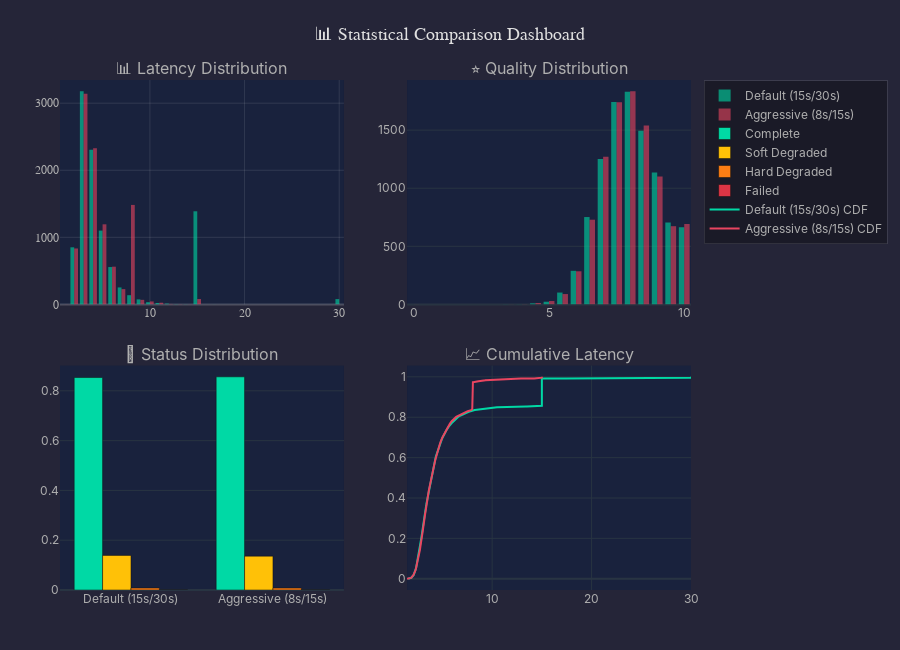
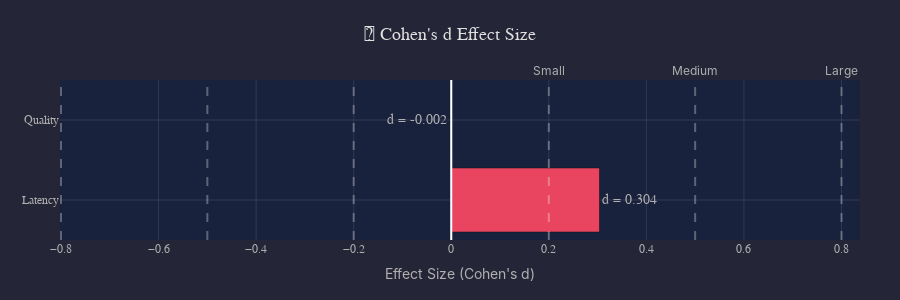

Source (notebook cell) for these figures, in order:
### Markdown cell above
---

## 4. 📐 Statistical A/B Comparison

Compare two configurations with rigorous statistical testing.

### Code cell
# Define configurations to compare
config_a = QueueConfig(soft_timeout=15.0, hard_timeout=30.0)  # Default
config_b = QueueConfig(soft_timeout=8.0, hard_timeout=15.0)  # Aggressive

print("📐 Comparing configurations:")
print(
    f"   Config A: soft={config_a.soft_timeout}s, hard={config_a.hard_timeout}s (Default)"
)
print(
    f"   Config B: soft={config_b.soft_timeout}s, hard={config_b.hard_timeout}s (Aggressive)"
)

comparison = data_manager.compare_configurations(config_a, config_b, n_sims=10000)

# Distribution comparison visualization
fig = StatisticalComparisonPanel.create_distribution_comparison(
    comparison["df_a"], comparison["df_b"], ("Default (15s/30s)", "Aggressive (8s/15s)")
)
fig.show()

# Effect size visualization
fig2 = StatisticalComparisonPanel.create_effect_size_chart(comparison)
fig2.show()

# Print statistical summary
print("\n" + "=" * 70)
print("📊 STATISTICAL COMPARISON RESULTS")
print("=" * 70)
lat = comparison["latency"]
qual = comparison["quality"]
print(f"\n⏱️ LATENCY: p={lat['p_value']:.2e}, Cohen's d={lat['cohens_d']:.3f}")
print(f"⭐ QUALITY: p={qual['p_value']:.2e}, Cohen's d={qual['cohens_d']:.3f}")

### Figure 1 — Plotly figure (JSON) as saved in the notebook; plotly's stock layout.template omitted (floating-point values rounded to 4 significant figures; data arrays with more than 128 entries replaced by an {"elided": "..."} marker saying what was removed)
{"data": [{"marker": {"color": "#00d9a5"}, "name": "Default (15s/30s)", "nbinsx": 50, "opacity": 0.6, "type": "histogram", "x": {"elided": "10000 float values"}, "xaxis": "x", "yaxis": "y"}, {"marker": {"color": "#e94560"}, "name": "Aggressive (8s/15s)", "nbinsx": 50, "opacity": 0.6, "type": "histogram", "x": {"elided": "10000 float values"}, "xaxis": "x", "yaxis": "y"}, {"marker": {"color": "#00d9a5"}, "name": "Default (15s/30s)", "nbinsx": 30, "opacity": 0.6, "showlegend": false, "type": "histogram", "x": {"elided": "10000 float values"}, "xaxis": "x2", "yaxis": "y2"}, {"marker": {"color": "#e94560"}, "name": "Aggressive (8s/15s)", "nbinsx": 30, "opacity": 0.6, "showlegend": false, "type": "histogram", "x": {"elided": "10000 float values"}, "xaxis": "x2", "yaxis": "y2"}, {"marker": {"color": "#00d9a5"}, "name": "Complete", "type": "bar", "x": ["Default (15s/30s)", "Aggressive (8s/15s)"], "xaxis": "x3", "y": [0.8534, 0.8562], "yaxis": "y3"}, {"marker": {"color": "#ffc107"}, "name": "Soft Degraded", "type": "bar", "x": ["Default (15s/30s)", "Aggressive (8s/15s)"], "xaxis": "x3", "y": [0.1388, 0.136], "yaxis": "y3"}, {"marker": {"color": "#fd7e14"}, "name": "Hard Degraded", "type": "bar", "x": ["Default (15s/30s)", "Aggressive (8s/15s)"], "xaxis": "x3", "y": [0.0078, 0.0077], "yaxis": "y3"}, {"marker": {"color": "#dc3545"}, "name": "Failed", "type": "bar", "x": ["Default (15s/30s)", "Aggressive (8s/15s)"], "xaxis": "x3", "y": [0, 0.0001], "yaxis": "y3"}, {"line": {"color": "#00d9a5", "width": 2}, "mode": "lines", "name": "Default (15s/30s) CDF", "type": "scatter", "x": {"elided": "10000 float values"}, "xaxis": "x4", "y": {"elided": "10000 float values"}, "yaxis": "y4"}, {"line": {"color": "#e94560", "width": 2}, "mode": "lines", "name": "Aggressive (8s/15s) CDF", "type": "scatter", "x": {"elided": "10000 float values"}, "xaxis": "x4", "y": {"elided": "10000 float values"}, "yaxis": "y4"}], "layout": {"annotations": [{"font": {"size": 16}, "showarrow": false, "text": "📊 Latency Distribution", "x": 0.225, "xanchor": "center", "xref": "paper", "y": 1, "yanchor": "bottom", "yref": "paper"}, {"font": {"size": 16}, "showarrow": false, "text": "⭐ Quality Distribution", "x": 0.775, "xanchor": "center", "xref": "paper", "y": 1, "yanchor": "bottom", "yref": "paper"}, {"font": {"size": 16}, "showarrow": false, "text": "🎯 Status Distribution", "x": 0.225, "xanchor": "center", "xref": "paper", "y": 0.44, "yanchor": "bottom", "yref": "paper"}, {"font": {"size": 16}, "showarrow": false, "text": "📈 Cumulative Latency", "x": 0.775, "xanchor": "center", "xref": "paper", "y": 0.44, "yanchor": "bottom", "yref": "paper"}], "barmode": "group", "font": {"color": "#b0b0b0", "family": "Inter, -apple-system, sans-serif", "size": 12}, "height": 650, "hoverlabel": {"bgcolor": "rgba(26, 26, 46, 0.95)", "bordercolor": "#e94560", "font": {"family": "JetBrains Mono, Fira Code, Consolas, monospace", "size": 11}}, "legend": {"bgcolor": "rgba(0,0,0,0.3)", "bordercolor": "rgba(255,255,255,0.1)", "borderwidth": 1}, "margin": {"b": 60, "l": 60, "r": 40, "t": 80}, "paper_bgcolor": "rgba(26, 26, 46, 0.95)", "plot_bgcolor": "rgba(22, 33, 62, 0.8)", "title": {"font": {"color": "#e0e0e0", "family": "JetBrains Mono, Fira Code, monospace", "size": 18}, "text": "📊 Statistical Comparison Dashboard", "x": 0.5, "xanchor": "center"}, "xaxis": {"anchor": "y", "domain": [0, 0.45], "gridcolor": "rgba(255,255,255,0.1)", "tickfont": {"family": "JetBrains Mono, Fira Code, Consolas, monospace"}, "zerolinecolor": "rgba(255,255,255,0.2)"}, "xaxis2": {"anchor": "y2", "domain": [0.55, 1]}, "xaxis3": {"anchor": "y3", "domain": [0, 0.45]}, "xaxis4": {"anchor": "y4", "domain": [0.55, 1]}, "yaxis": {"anchor": "x", "domain": [0.56, 1], "gridcolor": "rgba(255,255,255,0.1)", "tickfont": {"family": "JetBrains Mono, Fira Code, Consolas, monospace"}, "zerolinecolor": "rgba(255,255,255,0.2)"}, "yaxis2": {"anchor": "x2", "domain": [0.56, 1]}, "yaxis3": {"anchor": "x3", "domain": [0, 0.44]}, "yaxis4": {"anchor": "x4", "domain": [0, 0.44]}}}

### Figure 2 — Plotly figure (JSON) as saved in the notebook; plotly's stock layout.template omitted (floating-point values rounded to 4 significant figures)
{"data": [{"marker": {"color": ["#e94560", "#00d9a5"]}, "orientation": "h", "text": ["d = 0.304", "d = -0.002"], "textfont": {"family": "JetBrains Mono, Fira Code, Consolas, monospace", "size": 14}, "textposition": "outside", "type": "bar", "x": [0.3039, -0.001825], "y": ["Latency", "Quality"]}], "layout": {"annotations": [{"showarrow": false, "text": "Small", "x": 0.2, "xanchor": "center", "xref": "x", "y": 1, "yanchor": "bottom", "yref": "y domain"}, {"showarrow": false, "text": "Medium", "x": 0.5, "xanchor": "center", "xref": "x", "y": 1, "yanchor": "bottom", "yref": "y domain"}, {"showarrow": false, "text": "Large", "x": 0.8, "xanchor": "center", "xref": "x", "y": 1, "yanchor": "bottom", "yref": "y domain"}], "font": {"color": "#b0b0b0", "family": "Inter, -apple-system, sans-serif", "size": 12}, "height": 300, "hoverlabel": {"bgcolor": "rgba(26, 26, 46, 0.95)", "bordercolor": "#e94560", "font": {"family": "JetBrains Mono, Fira Code, Consolas, monospace", "size": 11}}, "legend": {"bgcolor": "rgba(0,0,0,0.3)", "bordercolor": "rgba(255,255,255,0.1)", "borderwidth": 1}, "margin": {"b": 60, "l": 60, "r": 40, "t": 80}, "paper_bgcolor": "rgba(26, 26, 46, 0.95)", "plot_bgcolor": "rgba(22, 33, 62, 0.8)", "shapes": [{"line": {"color": "white", "width": 2}, "type": "line", "x0": 0, "x1": 0, "xref": "x", "y0": 0, "y1": 1, "yref": "y domain"}, {"line": {"color": "rgba(255,255,255,0.3)", "dash": "dash"}, "type": "line", "x0": 0.2, "x1": 0.2, "xref": "x", "y0": 0, "y1": 1, "yref": "y domain"}, {"line": {"color": "rgba(255,255,255,0.3)", "dash": "dash"}, "type": "line", "x0": -0.2, "x1": -0.2, "xref": "x", "y0": 0, "y1": 1, "yref": "y domain"}, {"line": {"color": "rgba(255,255,255,0.3)", "dash": "dash"}, "type": "line", "x0": 0.5, "x1": 0.5, "xref": "x", "y0": 0, "y1": 1, "yref": "y domain"}, {"line": {"color": "rgba(255,255,255,0.3)", "dash": "dash"}, "type": "line", "x0": -0.5, "x1": -0.5, "xref": "x", "y0": 0, "y1": 1, "yref": "y domain"}, {"line": {"color": "rgba(255,255,255,0.3)", "dash": "dash"}, "type": "line", "x0": 0.8, "x1": 0.8, "xref": "x", "y0": 0, "y1": 1, "yref": "y domain"}, {"line": {"color": "rgba(255,255,255,0.3)", "dash": "dash"}, "type": "line", "x0": -0.8, "x1": -0.8, "xref": "x", "y0": 0, "y1": 1, "yref": "y domain"}], "title": {"font": {"color": "#e0e0e0", "family": "JetBrains Mono, Fira Code, monospace", "size": 18}, "text": "📐 Cohen's d Effect Size", "x": 0.5, "xanchor": "center"}, "xaxis": {"gridcolor": "rgba(255,255,255,0.1)", "tickfont": {"family": "JetBrains Mono, Fira Code, Consolas, monospace"}, "title": {"text": "Effect Size (Cohen's d)"}, "zerolinecolor": "rgba(255,255,255,0.2)"}, "yaxis": {"gridcolor": "rgba(255,255,255,0.1)", "tickfont": {"family": "JetBrains Mono, Fira Code, Consolas, monospace"}, "zerolinecolor": "rgba(255,255,255,0.2)"}}}
